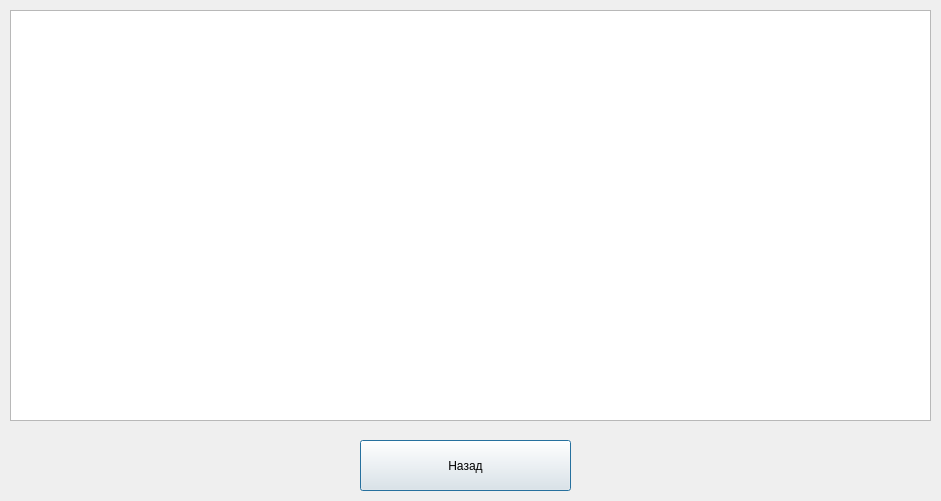
<?xml version="1.0" encoding="UTF-8"?>
<ui version="4.0">
 <class>Doctors</class>
 <widget class="QDialog" name="Doctors">
  <property name="windowTitle">
   <string>Dialog</string>
  </property>
  <widget class="QTableView" name="tableView">
   <property name="geometry">
    <rect>
     <x>10</x>
     <y>10</y>
     <width>921</width>
     <height>411</height>
    </rect>
   </property>
  </widget>
  <widget class="QPushButton" name="pushButton_2">
   <property name="geometry">
    <rect>
     <x>360</x>
     <y>440</y>
     <width>211</width>
     <height>51</height>
    </rect>
   </property>
   <property name="text">
    <string>Назад</string>
   </property>
  </widget>
 </widget>
 <resources/>
 <connections/>
</ui>
